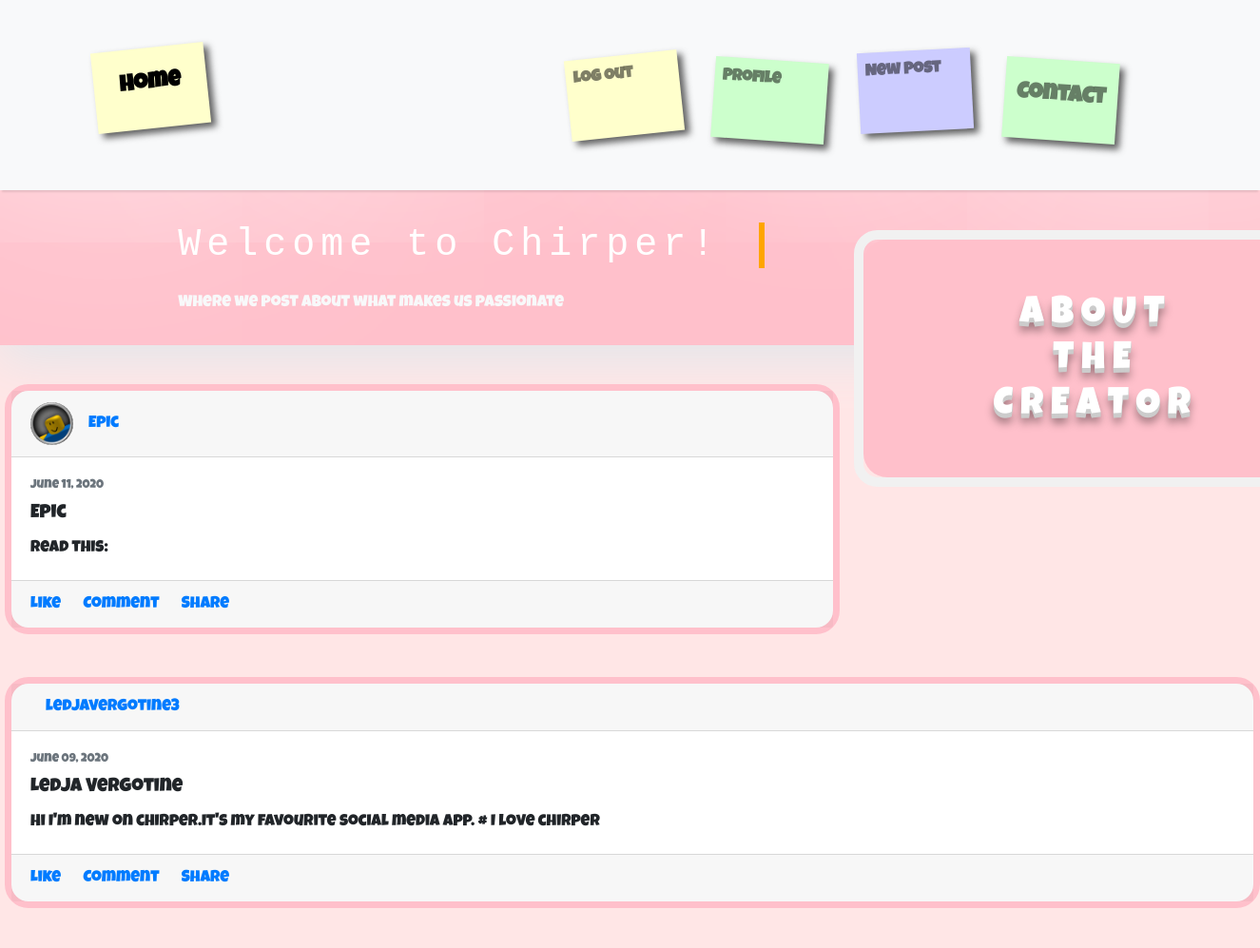
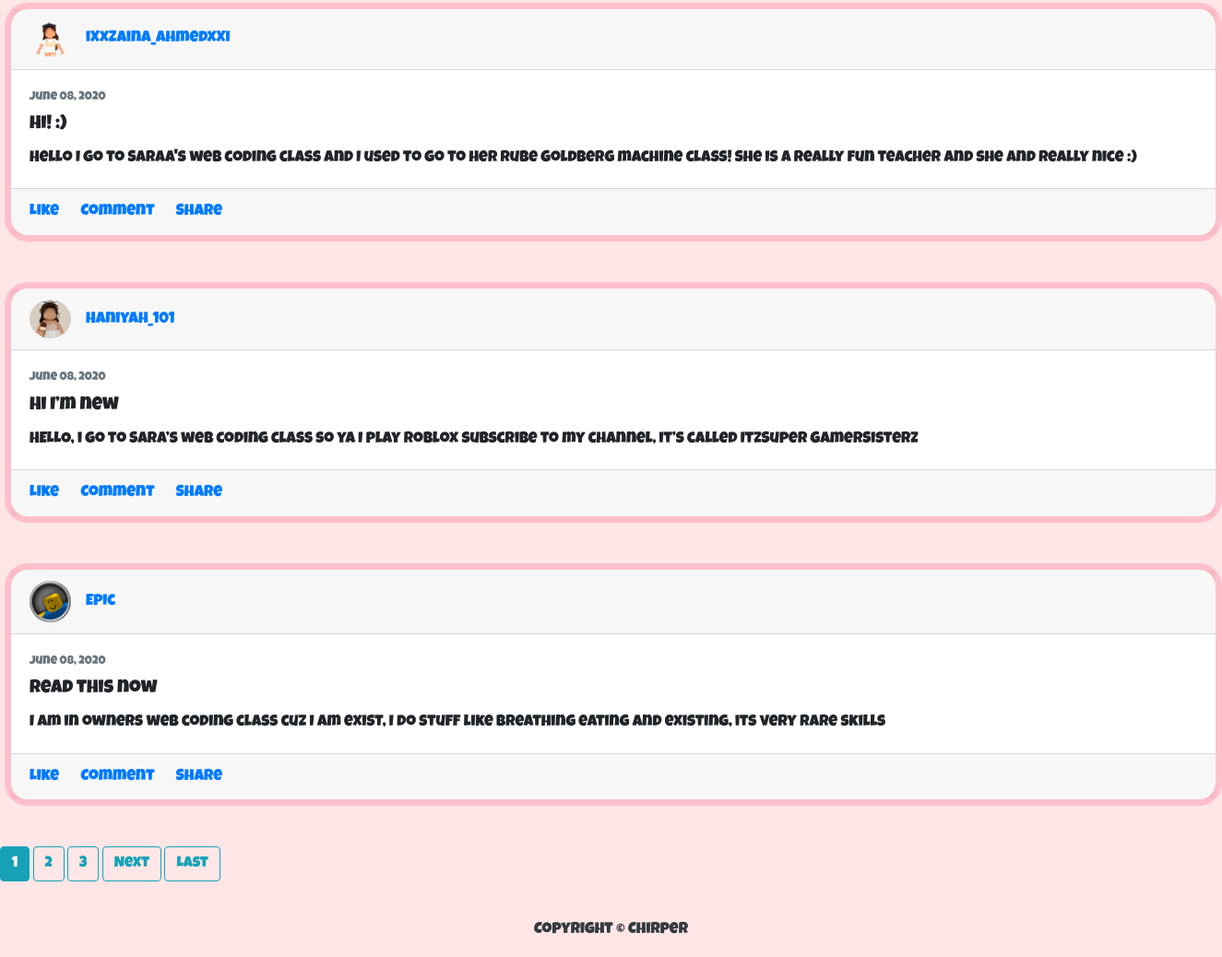
The page / (signed in) on the database its author committed (2 pictures, top to bottom).
### blog/models.py (models this page shows, shortened)
class Post(models.Model):
    title = models.CharField(max_length=100)
    content = models.TextField()
    date_posted = models.DateTimeField(default=timezone.now)
    author = models.ForeignKey(User, on_delete=models.CASCADE)

### users/models.py (models this page shows, shortened)
class Profile(models.Model):
    user = models.OneToOneField(User, on_delete=models.CASCADE)
    image = models.ImageField(default='default.jpg', upload_to='profile_pics')

### blog/views.py (the view)
# urls.py: path('', PostListView.as_view(), name='blog-home'),
class PostListView(ListView):
    model = Post
    template_name = 'blog/home.html'  # <app>/<model>_<viewtype>.html
    context_object_name = 'posts'
    ordering = ['-date_posted']
    paginate_by = 5

### blog/templates/blog/home.html (shortened to what this page needs)
{% extends "blog/base.html" %}
{% block content %}
        <header class="masthead">
          <div class="container">
              <div class="row">
                  <div class=" col-md-8 col-md-10 mx-auto">
                      <div class="site-heading">
                          <div class="typewriter"> <h1 class=" site-heading my-4 mt-3 text-white"> Welcome to Chirper! </h1></div>
                          <p class="text-light">Where we post about what makes us passionate &nbsp
                          </p>
                      </div>
                  </div>
              </div>
      </header>
      <p>&nbsp;</p>
          {% for post in posts %}
      <div class="card gedf-card">
        <div class="card-header">
            <div class="d-flex justify-content-between align-items-center">
                <div class="d-flex justify-content-between align-items-center">
                    <div class="mr-2">
                        <img class="rounded-circle" width="45" src="{{ post.author.profile.image.url }}" alt="">
                    </div>
                    <div class="ml-2">
                        <a class="card-link" href="{% url 'user-posts' post.author.username %}">{{ post.author }}</a>
                    </div>
                </div>
            </div>
        </div>
        <div class="card-body">
            <div class="text-muted h7 mb-2"> {{ post.date_posted|date:"F d, Y" }}</div>
                <h5 class="card-title">{{ post.title }}</h5>
            <p class="card-text">
                {{ post.content }}
            </p>
        </div>
        <div class="card-footer">
            <a href="#" class="card-link"> Like</a>
            <a href="#" class="card-link"> Comment</a>
            <a href="#" class="card-link"> Share</a>
        </div>
    </div>
    {% endfor %}
    {% if is_paginated %}
    {% for num in page_obj.paginator.page_range %}
      {% if page_obj.number == num %}
        <a class="btn btn-info mb-4" href="?page={{ num }}">{{ num }}</a>
      {% elif num > page_obj.number|add:'-3' and num < page_obj.number|add:'3' %}
        <a class="btn btn-outline-info mb-4" href="?page={{ num }}">{{ num }}</a>
      {% endif %}
    {% endfor %}
    {% if page_obj.has_next %}
      <a class="btn btn-outline-info mb-4" href="?page={{ page_obj.next_page_number }}">Next</a>
      <a class="btn btn-outline-info mb-4" href="?page={{ page_obj.paginator.num_pages }}">Last</a>
    {% endif %}
  {% endif %}
{% endblock content %}
{% block sidebar %}
  <div class="col-md-4 float-right ">
      <p>&nbsp;</p>
  <div class="flip-card">
      <div class="flip-card-inner">
        <div class="flip-card-front">
            <h1>
                <span>A</span>
                <span>B</span>
                <span>O</span>
                <span>U</span>
                <span>T</span>
                <span>T</span>
                <span>H</span>
                <span>E</span>
                <span>C</span>
                <span>R</span>
                <span>E</span>
                <span>A</span>
                <span>T</span>
                <span>O</span>
                <span>R</span>
              </h1>
        </div>
        <div class="flip-card-back">
            <p class="card-header">Sara Abu Hattab</p>
            <br style="line-height: 5px" />
            <p class="card-text"> I am a passionate software engineering student with a wide skill set who is currently exploring web development and data science as hobbies and as career options. Visit my LinkedIn page to learn more!  </p>
            <a href="https://www.linkedin.com/in/sabuhattab/"
            class="btn btn-danger">Sara's LinkedIn!</a>
        </div>
      </div>
    </div>
    <p>&nbsp;</p>
  </div>
{% endblock sidebar %}

### blog/templates/blog/base.html (style rules this page uses)
h2,p { font-size:100%; font-weight:normal; }
.typewriter h1 { color: #fff; font-family: monospace; overflow: hidden; border-right: .15em solid orange; white-space: nowrap; margin: 0 auto; letter-spacing: .15em; animation: typing 3.5s steps(30, end), blink-caret .5s step-end infinite; }
body { font-family: "Roboto", sans-serif; font-size: 17px; background-color:#ffe6e6; }
.btn-danger { color: #fff; background-color: pink; border-color: #dc281e; }
.masthead { background: pink; height: auto; padding-bottom: 15px; box-shadow: 0 16px 48px #E3E7EB; padding-top: 10px; }

### blog/templates/blog/home.html (style rules this page uses)
body { font-family: "Luckiest Guy", cursive; -webkit-font-smoothing: antialiased; }
body:before { content: ""; position: absolute; top: 0; left: 0; right: 0; width: 0; height: 0; margin: auto; border-radius: 100%; background: transparent; display: block; box-shadow: 0 0 150px 100px rgba(255, 255, 255, 0.6), 200px 0 200px 150px rgba(255, 255, 255, 0.6), -250px 0 300px 150px rgba(255, 255, 255, 0.6), 550px 0 300px 200px rgba(255, 255, 255, 0.6), -550px 0 300px 200px rgba(255, 255, 255, 0.6); }
h1 span { position: relative; top: 5px; display: inline-block; -webkit-animation: bounce 0.3s ease infinite alternate; font-size: 40px; color: white; text-shadow: 0 1px 0 #ccc, 0 2px 0 #ccc, 0 3px 0 #ccc, 0 4px 0 #ccc, 0 5px 0 #ccc, 0 6px 0 transparent, 0 7px 0 transparent, 0 8px 0 transparent, 0 9px 0 transparent, 0 10px 10px rgba(0, 0, 0, 0.4); }
h1 span:nth-child(2) { -webkit-animation-delay: 0.1s; }
h1 span:nth-child(3) { -webkit-animation-delay: 0.2s; }
h1 span:nth-child(4) { -webkit-animation-delay: 0.3s; }
h1 span:nth-child(5) { -webkit-animation-delay: 0.4s; }
h1 span:nth-child(7) { -webkit-animation-delay: 0.6s; }
h1 span:nth-child(8) { -webkit-animation-delay: 0.2s; }
h1 span:nth-child(9) { -webkit-animation-delay: 0.3s; }
h1 span:nth-child(11) { -webkit-animation-delay: 0.5s; }
h1 span:nth-child(12) { -webkit-animation-delay: 0.6s; }
h1 span:nth-child(13) { -webkit-animation-delay: 0.7s; }
h1 span:nth-child(14) { -webkit-animation-delay: 0.8s; }
.flip-card { background-color: transparent; border-radius: 25px; width: 500px; height: 270px; border: 1px solid #f1f1f1; perspective: 1000px; border-width: 10px; }
.flip-card-inner { position: relative; width: 100%; border-radius: 25px; height: 100%; text-align: center; transition: transform 0.8s; transform-style: preserve-3d; }
.flip-card-front, .flip-card-back { text-align: center; position: absolute; width: 100%; border-radius: 25px; height: 100%; backface-visibility: hidden; }
.flip-card-front { padding-top:50px; text-align: center; background-color: pink ; border-radius: 25px; border-width: thick; color: black; }
.flip-card-back { padding-top:30px; padding-left:20px; padding-right:20px; background-color: #f7eeee; color: black; border-radius: 25px; border-color:white; border-width: thick; transform: rotateY(180deg); }
* { margin:0; padding:0; }
h2,p { font-size:100%; font-weight:normal; }
.typewriter h1 { color: #fff; font-family: monospace; overflow: hidden; border-right: .15em solid orange; white-space: nowrap; margin: 0 auto; letter-spacing: .15em; animation: typing 3.5s steps(30, end), blink-caret .5s step-end infinite; }
.h7 { font-size: 0.8rem; color: white; }
@media (min-width: 992px) { .gedf-card { margin-bottom: 2.77rem; margin-left: 5px; border-radius:25px; padding-left:5; border-color:pink; border-width:7px; } }

### rows shown on the page
Post: author.profile.image (picture), author "Epic", date_posted "June 11, 2020", title "Epic", content "read this:"
Post: author "ledjavergotine3", date_posted "June 09, 2020", title "Ledja Vergotine", content "Hi I'm new on chirper.It's my favourite social media app. # I love chirper"
Post: author.profile.image (picture), author "iXxZaina_AhmedxXi", date_posted "June 08, 2020", title "Hi! :)", content "Hello I go to Saraa's web coding class and I used to go to her Rube Goldberg machine class! She is a really fun teacher and she and really nice :)"
Post: author.profile.image (picture), author "Haniyah_101", date_posted "June 08, 2020", title "Hi I’m new", content "HELLO, i go to Sara’s web coding class so ya I play roblox subscribe to my channel, it’s called ItzSuper GamerSisterz"
Post: author.profile.image (picture), author "Epic", date_posted "June 08, 2020", title "read this now", content "I am in owners web coding class cuz I am exist, I do stuff like breathing eating and existing, its very rare skills"

### other values the page prints
{{ num }} "1"
{{ num }} "2" "3"
